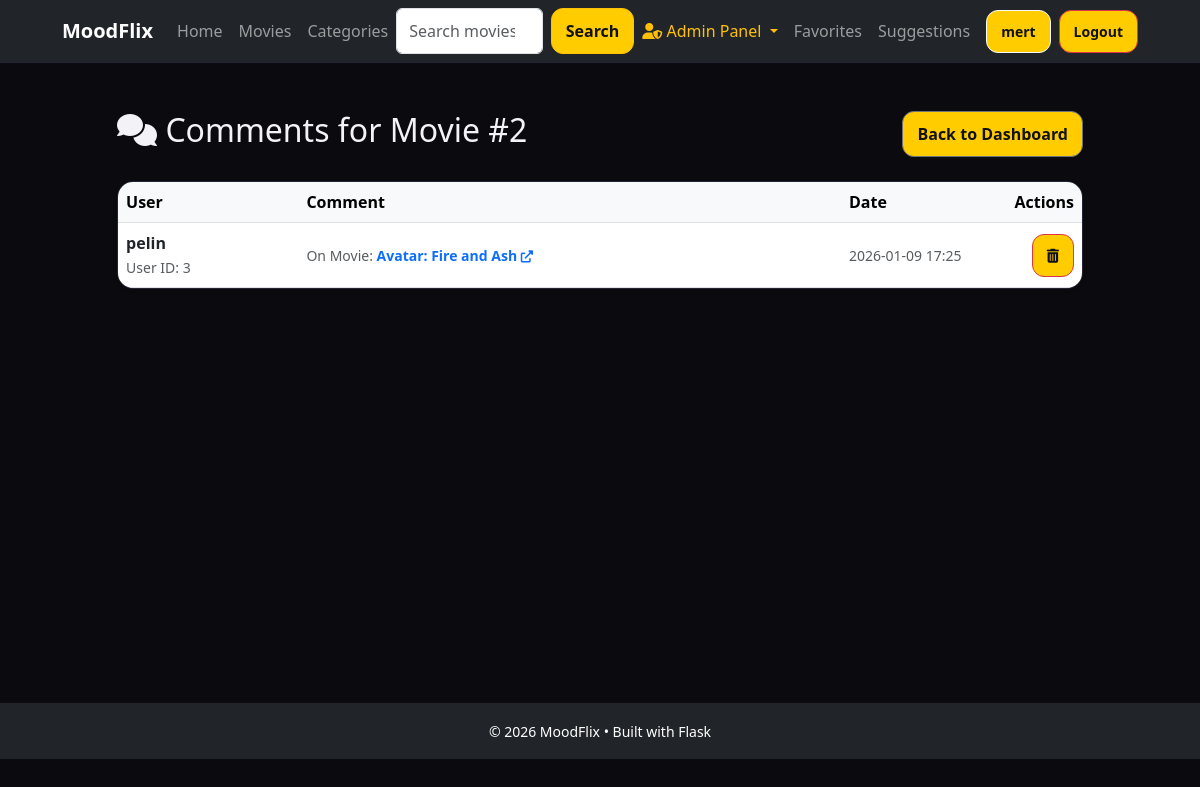
The app's page /admin/comments?movie_id=2 (signed in) with its own data.
### app/models/user.py (models this page shows, shortened)
class User(UserMixin, db.Model):
    __tablename__ = "users"
    id = db.Column(db.Integer, primary_key=True)
    email = db.Column(db.String(120), unique=True, nullable=False)
    username = db.Column(db.String(50), nullable=False)
    password_hash = db.Column(db.String(128), nullable=False)
    role = db.Column(db.String(20), nullable=False, default="user")  # "user" or "admin"
    created_at = db.Column(db.DateTime, nullable=False, default=datetime.utcnow)
    is_active = db.Column(db.Boolean, nullable=False, default=True)
    comments = db.relationship('Comment', backref='user', lazy='dynamic', cascade='all, delete-orphan')
    ratings = db.relationship('Rating', backref='user', lazy='dynamic', cascade='all, delete-orphan')
    favorites = db.relationship('Favorite', backref='user', lazy='dynamic', cascade='all, delete-orphan')
    suggestions = db.relationship('Suggestion', backref='user', lazy='dynamic', cascade='all, delete-orphan')

### app/models/comment.py (models this page shows, shortened)
class Comment(db.Model):
    __tablename__ = "comments"
    id = db.Column(db.Integer, primary_key=True)
    user_id = db.Column(db.Integer, db.ForeignKey('users.id'), nullable=False)
    movie_id = db.Column(db.Integer, db.ForeignKey('movies.id'), nullable=False)
    text = db.Column(db.Text, nullable=False)
    createdAt = db.Column(db.DateTime, default=datetime.utcnow, nullable=False)
    updatedAt = db.Column(db.DateTime, default=datetime.utcnow, onupdate=datetime.utcnow, nullable=False)

### app/models/movie.py (models this page shows, shortened)
class Movie(db.Model):
    __tablename__ = "movies"
    id = db.Column(db.Integer, primary_key=True)
    title = db.Column(db.String(255), nullable=False)
    year = db.Column(db.Integer, nullable=True)
    description = db.Column(db.Text, nullable=True)
    posterUrl = db.Column(db.String(500), nullable=True)
    imdbRating = db.Column(db.Float, nullable=True)
    createdAt = db.Column(db.DateTime, default=datetime.utcnow, nullable=False)
    is_active = db.Column(db.Boolean, nullable=False, default=True)
    mood_categories = db.relationship('MoodCategory', secondary=movie_mood_categories, backref=db.backref('movies', lazy='dynamic'))
    affiliate_links = db.relationship('AffiliateLink', backref='movie', lazy='dynamic', cascade='all, delete-orphan')
    comments = db.relationship('Comment', backref='movie', lazy='dynamic', cascade='all, delete-orphan')
    ratings = db.relationship('Rating', backref='movie', lazy='dynamic', cascade='all, delete-orphan')
    favorites = db.relationship('Favorite', backref='movie', lazy='dynamic', cascade='all, delete-orphan')

### app/controllers/admin_controller.py (the view)
@admin_bp.get("/comments")
def list_comments():
    guard = _require_admin()
    if guard:
        return guard
    movie_id = request.args.get("movie_id", type=int)
    comments = AdminService.adminListComments(movie_id)
    return render_template("admin/comments.html", comments=comments, movie_id=movie_id)

### app/__init__.py (called while the page is built)
def init_extensions(app: Flask) -> None:
    db.init_app(app)
    import_models()
    migrate.init_app(app, db)
    login_manager.init_app(app)
    login_manager.login_view = "auth.login"
    from app.models.user import User
    @login_manager.user_loader
    def load_user(user_id):
        return User.query.get(int(user_id))

### app/controllers/admin_controller.py (called while the page is built)
def _require_admin():
    if not current_user.is_authenticated:
        flash("Please log in as admin.", "error")
        return redirect(url_for("auth.login"))
    if getattr(current_user, "role", None) != "admin":
        flash("Admin access required.", "error")
        return redirect(url_for("home.index"))
    return None

### app/services/admin_service.py (called while the page is built)
    @staticmethod
    def adminListComments(movieId: int | None = None) -> list[Comment]:
        query = Comment.query.order_by(Comment.createdAt.desc())
        if movieId is not None:
            query = query.filter_by(movie_id=movieId)
        return query.all()

### app/views/templates/admin/comments.html (shortened to what this page needs)
{% extends "base.html" %}
{% block content %}
<div class="container py-4">
    <div class="d-flex justify-content-between align-items-center mb-4">
        <h2>
            <i class="fas fa-comments"></i>
            {% if movie_id %}
                Comments for Movie #{{ movie_id }}
            {% else %}
                All Comments
            {% endif %}
        </h2>
        <a href="{{ url_for('admin.admin_index') }}" class="btn btn-outline-secondary">Back to Dashboard</a>
    </div>
    {% if comments %}
        <div class="card shadow-sm">
            <div class="table-responsive">
                <table class="table table-hover align-middle mb-0">
                    <thead class="table-light">
                        <tr>
                            <th>User</th>
                            <th>Comment</th>
                            <th style="width: 15%;">Date</th>
                            <th style="width: 10%;" class="text-end">Actions</th>
                        </tr>
                    </thead>
                    <tbody>
                        {% for comment in comments %}
                        <tr>
                            <td>
                                <div class="fw-bold">{{ comment.user.username }}</div>
                                <small class="text-muted">User ID: {{ comment.user_id }}</small>
                            </td>
                            <td>
                                <small class="text-muted">
                                    On Movie:
                                    <a href="{{ url_for('home.view_movie_details', movie_id=comment.movie_id) }}#comment-{{ comment.id }}" class="fw-bold text-decoration-none">
                                        {{ comment.movie.title }} <i class="fas fa-external-link-alt small"></i>
                                    </a>
                                </small>
                            </td>
                            <td class="text-muted small">
                                {{ comment.createdAt.strftime('%Y-%m-%d %H:%M') }}
                            </td>
                            <td class="text-end">
                                <form action="{{ url_for('admin.delete_comment', comment_id=comment.id) }}" method="POST" onsubmit="return confirm('Are you sure you want to delete this comment?');">
                                    <button type="submit" class="btn btn-danger btn-sm" title="Delete Comment">
                                        <i class="fas fa-trash-alt"></i>
                                    </button>
                                </form>
                            </td>
                        </tr>
                        {% endfor %}
                    </tbody>
                </table>
            </div>
        </div>
    {% else %}
        <div class="alert alert-info text-center">
            <i class="fas fa-comment-slash fa-2x mb-3 d-block"></i>
            No comments found.
        </div>
    {% endif %}
</div>
{% endblock %}

### app/views/templates/base.html (shortened to what this page needs)
<!doctype html>
<html lang="en">
<head>
  <link href="https://cdn.jsdelivr.net/npm/bootstrap@5.3.0/dist/css/bootstrap.min.css" rel="stylesheet">
  <link rel="stylesheet" href="https://cdnjs.cloudflare.com/ajax/libs/font-awesome/6.0.0/css/all.min.css">
  <link rel="stylesheet" href="{{ url_for('static', filename='css/style.css') }}">
</head>
<body>
  <nav class="navbar navbar-expand-lg navbar-dark bg-dark sticky-top" style = "z-index: 1050;">
    <div class="container">
      <a href="{{ url_for('home.index') }}" class="navbar-brand fw-bold">MoodFlix</a>
      <div class="collapse navbar-collapse" id="navbarNav">
        <ul class="navbar-nav me-auto">
            <li class="nav-item">
                <a class="nav-link" href="{{ url_for('home.index') }}"> Home </a>
            </li>
            <li class="nav-item">
                <a class="nav-link" href="{{ url_for('movie.list_movies') }}"> Movies </a>
            </li>
            <li class="nav-item">
                <a class="nav-link" href="{{ url_for('movie.list_categories') }}"> Categories </a>
            </li>
        </ul>
        <form class="d-flex mx-auto" method="GET" action="{{ url_for('home.search_movies') }}">
            <input class="form-control me-2" type="search" name="q" placeholder="Search movies..." value="{{ request.args.get('q', '') }}">
            <button class="btn btn-outline-warning" type="submit">Search</button>
        </form>
        <ul class="navbar-nav ms-auto align-items-center">
            {% if current_user.is_authenticated %}
                {% if current_user.role == 'admin' %}
                <li class="nav-item dropdown">
                    <a class="nav-link dropdown-toggle text-warning" href="#" id="adminDropdown" role="button" data-bs-toggle="dropdown" aria-expanded="false">
                        <i class="fas fa-user-shield"></i> Admin Panel
                    </a>
                </li>
                {% endif %}
                <li class="nav-item">
                    <a class="nav-link" href="{{ url_for('favorite.list_favorites') }}">Favorites</a>
                </li>
                <li class="nav-item">
                    <a class="nav-link" href="{{ url_for('suggestion.list_suggestions') }}">Suggestions</a>
                </li>
                <li class="nav-item ms-2">
                    <a class="btn btn-sm btn-outline-light" href="{{ url_for('auth.view_profile', user_id=current_user.id) }}">
                        {{ current_user.username }}
                    </a>
                </li>
                <li class="nav-item ms-2">
                    <form action="{{ url_for('auth.logout') }}" method="POST" class="d-inline">
                        <button type="submit" class="btn btn-sm btn-danger">Logout</button>
                    </form>
                </li>
            {% endif %}
        </ul>
      </div>
    </div>
  </nav>
  <main class="container py-4" style="min-height: 80vh;">
    {% block content %}{% endblock %}
  </main>
  <footer class="bg-dark text-white text-center py-3 mt-auto">
    <div class="container">
      <small>© 2026 MoodFlix • Built with Flask</small>
    </div>
  </footer>
</body>
</html>

### app/views/static/css/style.css (style rules this page uses)
:root { --bg: #0b0b0f; --panel: #12121a; --text: #f3f3f7; --muted: #a7a7b6; --line: #232333; --accent: #ffcc00; }
* { box-sizing: border-box; }
body { margin: 0; font-family: system-ui, -apple-system, Segoe UI, Roboto, Arial; background: var(--bg); color: var(--text); }
.container { width: min(1100px, 92%); margin: 0 auto; }
.navbar { position: sticky; top: 0; background: rgba(11, 11, 15, 0.9); border-bottom: 1px solid var(--line); }
.btn { padding: 10px 14px; border-radius: 12px; background: var(--accent); color: #111; text-decoration: none; font-weight: 700; }
.card { background: var(--panel); border: 1px solid var(--line); border-radius: 16px; overflow: hidden; text-decoration: none; color: inherit; }

### records on screen
User: username "mert"
Comment: user.username "pelin", user_id "3", movie "Avatar: Fire and Ash", createdAt "2026-01-09 17:25"

### other values on screen
{{ movie_id }} "2"
